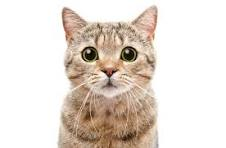
#> input picture image/download.jpeg, 226 x 148 px
$ python histogram_equilization.py
#> lines starting #> are read from the running program, lines starting #| are printed output that depends on the picture
from  PIL import Image
import matplotlib.pyplot as plt
import cv2
import numpy as np

img = cv2.imread('image/download.jpeg',0)
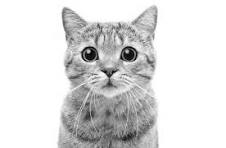
#> img: shape (148, 226); min 0, max 255, mean 221.1

#Initializing intensity values with 256 zeroes
intensity_count=[0]*256

height,width=img.shape[:2]
#> height = 148; width = 226
N = height*width
#> N = 33448

#array for new image
high_contrast = np.zeros(img.shape)

# Finding pixel count for each intensity
for i in range(0,height):
  for j in range(0,width):
    intensity_count[img[i,j]]+=1

L=256

intensity_count,total_value_used=np.histogram(img.flatten(),L,[0,L])
#> total_value_used = 257 values from 0 to 256

pdf_list = np.ceil(intensity_count*(L-1)/img.size)
#> pdf_list = 256 values, max 148 at index 255, min 0 at index 2, mean 1.61
cdf_list = pdf_list.cumsum()
#> cdf_list = 256 values from 1 to 411

for y in range(0, height):
    		for x in range(0, width):
			#Apply the new intensities in our new image
        			high_contrast[y,x] = cdf_list[img[y,x]]
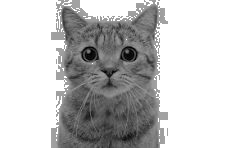
#> high_contrast: shape (148, 226) float64; min 1, max 411, mean 311.5; drawn with min black and max white


#PLOT THE HISTOGRAMS
cv2.imwrite('high_contrast.png', high_contrast)

plt.hist(img.ravel(),256,[0,256])
plt.xlabel('Intensity Values')
plt.ylabel('Pixel Count')
plt.show()
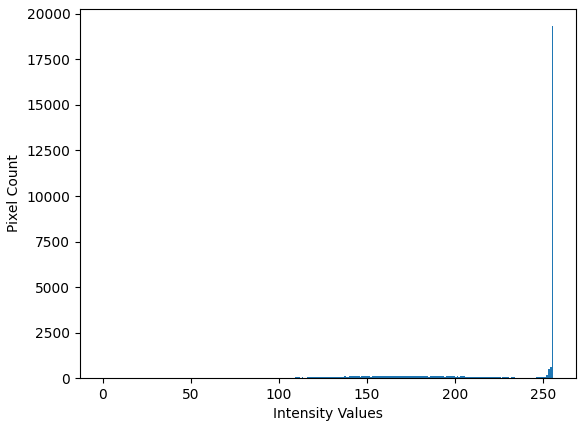
#> figure drawn by matplotlib, 1 panel; tallest bar 19322 high, from x = 255 to 256

plt.hist(high_contrast.ravel(),256,[0,256])
plt.xlabel('Intensity Values')
plt.ylabel('Pixel Count')
plt.show()
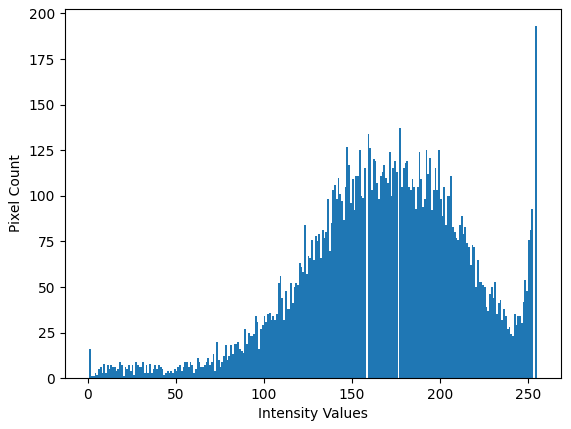
#> figure drawn by matplotlib, 1 panel; tallest bar 193 high, from x = 254 to 255
